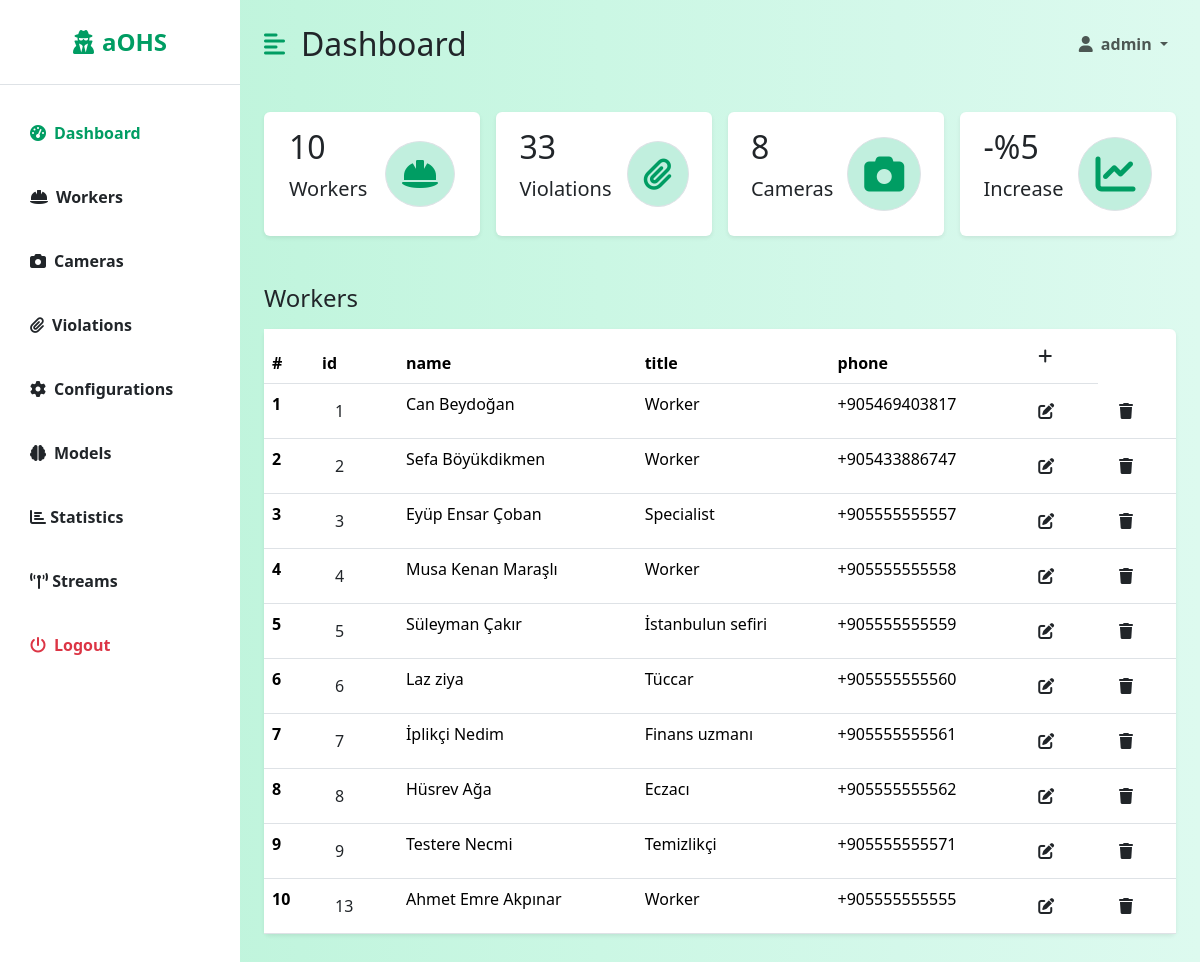
Page /dashboard/workers/ (signed in) on the committed database.
### backend/models.py (models this page shows, shortened)
class Worker(models.Model):
    phone_regex = RegexValidator(regex=r'^\+905[0-9]{9}$',
                                 message="Phone number should be in '+905555555555' format")
    id = models.AutoField(primary_key=True)
    name = models.CharField(max_length=100, null=False)
    title = models.CharField(max_length=100, null=False)
    phone = models.CharField(validators=[phone_regex], max_length=17, unique=True, null=False)
    active = models.BooleanField(default=True, null=False)
    created = models.DateTimeField(auto_now_add=True)
    modified = models.DateTimeField(auto_now=True)

### dashboard/views/worker_views.py (the view)
# urls.py: path('workers/', WorkerView.as_view()),
class WorkerView(LoginRequiredMixin, View, GetCountsMixin):
    login_url = '/login/'
    redirect_field_name = 'redirect_to'
    def get(self, request):
        headers = ['id', 'name', 'title', 'phone']
        workers = Worker.objects.filter(active=True)
        return render(request, 'dashboard/listWorker.html',
                      {'headers': headers, 'data': workers, 'counts': super().get_counts()})

### dashboard/views/mixins.py (called while the page is built)
    def get_counts(self):
        counts = {
            'workers': Worker.objects.filter(active=True).count(),
            'violations': Violation.objects.filter(valid=True).count(),
            'cameras': Camera.objects.count(),
        }
        return counts

### dashboard/templates/dashboard/listWorker.html
{% extends 'dashboard/dashboard.html' %}
{% block table %}
    <h3 class="fs-4 mb-3">Workers</h3>
    <table class="table bg-white rounded shadow-sm  table-hover">
        <thead>
        <tr>
            <th scope="col" width="50">#</th>
            {% for header in headers %}
                <th scope="col">{{ header }}</th>
            {% endfor %}
            <th><a class="btn" href="/dashboard/workers/add/"><i class="fa fa-plus"></i></a></th>
        </tr>
        </thead>
        <tbody>
        {% for datum in data %}
            <tr>
                <th scope="row">{{ forloop.counter }}</th>
                <td><a class="btn" href="/dashboard/violations/worker/{{ datum.id }}">{{ datum.id }}</a></td>
                <td>{{ datum.name }}</td>
                <td>{{ datum.title }}</td>
                <td>{{ datum.phone }} </td>
                <th><a class="btn" href="/dashboard/workers/edit/{{ datum.id }}/"><i class="fa fa-edit"></i></a></th>
                <th><a class="btn" href="/dashboard/workers/delete/{{ datum.id }}/"><i class="fa fa-trash"></i></a></th>
            </tr>
        {% endfor %}
        </tbody>
    </table>
{% endblock %}

### dashboard/templates/dashboard/dashboard.html (shortened to what this page needs)
{% extends 'base.html' %}
{% block dashboard %}
    <div class="d-flex" id="wrapper">
        <div class="bg-white" id="sidebar-wrapper">
            <div class="sidebar-heading text-center py-4 primary-text fs-4 fw-bold  border-bottom"><i
                    class="fas fa-user-secret me-2"></i>aOHS</div>
            <div class="list-group list-group-flush my-3">
                <a href="/dashboard/" class="list-group-item list-group-item-action bg-transparent second-text active"><i
                        class="fas fa-tachometer-alt me-2"></i>Dashboard</a>
                <a href="/dashboard/workers/" class="list-group-item list-group-item-action bg-transparent second-text fw-bold"><i
                        class="fas fa-hard-hat me-2"></i>Workers</a>
                <a href="/dashboard/cameras/" class="list-group-item list-group-item-action bg-transparent second-text fw-bold"><i
                        class="fas fa-camera me-2"></i>Cameras</a>
                <a href="/dashboard/violations/" class="list-group-item list-group-item-action bg-transparent second-text fw-bold"><i
                        class="fas fa-paperclip me-2"></i>Violations</a>
                <a href="/dashboard/configurations/" class="list-group-item list-group-item-action bg-transparent second-text fw-bold"><i
                        class="fas fa-cog me-2"></i>Configurations</a>
                <a href="/dashboard/models/" class="list-group-item list-group-item-action bg-transparent second-text fw-bold"><i
                        class="fas fa-brain me-2"></i>Models</a>
                <a href="/dashboard/statistics/" class="list-group-item list-group-item-action bg-transparent second-text fw-bold"><i
                        class="fa fa-bar-chart"></i> Statistics</a>
                <a href="/dashboard/streams/" class="list-group-item list-group-item-action bg-transparent second-text fw-bold"><i
                        class="fa fa-broadcast-tower fa-flip"></i> Streams</a>
                <a href="/logout" class="list-group-item list-group-item-action bg-transparent text-danger fw-bold"><i
                        class="fas fa-power-off me-2"></i>Logout</a>
            </div>
        </div>
        <div id="page-content-wrapper">
            <nav class="navbar navbar-expand-lg navbar-light bg-transparent py-4 px-4">
                <div class="d-flex align-items-center">
                    <i class="fas fa-align-left primary-text fs-4 me-3" id="menu-toggle"></i>
                    <h2 class="fs-2 m-0">Dashboard</h2>
                </div>
                <div class="collapse navbar-collapse" id="navbarSupportedContent">
                    <ul class="navbar-nav ms-auto mb-2 mb-lg-0">
                        <li class="nav-item dropdown">
                            <a class="nav-link dropdown-toggle second-text fw-bold" href="#" id="navbarDropdown"
                                role="button" data-bs-toggle="dropdown" aria-expanded="false">
                                <i class="fas fa-user me-2"></i>{{ user.username }}
                            </a>
                        </li>
                    </ul>
                </div>
            </nav>
            <div class="container-fluid px-4">
                <div class="row g-3 my-2">
                    <div class="col-md-3">
                        <div class="p-3 bg-white shadow-sm d-flex justify-content-around align-items-center rounded">
                            <div>
                                <h3 class="fs-2">{{ counts.workers }}</h3>
                                <p class="fs-5">Workers</p>
                            </div>
                            <i class="fas fa-hard-hat fs-2 primary-text border rounded-full secondary-bg p-3"></i>
                        </div>
                    </div>
                    <div class="col-md-3">
                        <div class="p-3 bg-white shadow-sm d-flex justify-content-around align-items-center rounded">
                            <div>
                                <h3 class="fs-2">{{ counts.violations }}</h3>
                                <p class="fs-5">Violations</p>
                            </div>
                            <i
                                class="fas fa-paperclip fs-2 primary-text border rounded-full secondary-bg p-3"></i>
                        </div>
                    </div>
                    <div class="col-md-3">
                        <div class="p-3 bg-white shadow-sm d-flex justify-content-around align-items-center rounded">
                            <div>
                                <h3 class="fs-2">{{ counts.cameras }}</h3>
                                <p class="fs-5">Cameras</p>
                            </div>
                            <i class="fas fa-camera  fs-1 primary-text border rounded-full secondary-bg p-3"></i>
                        </div>
                    </div>
                    <div class="col-md-3">
                        <div class="p-3 bg-white shadow-sm d-flex justify-content-around align-items-center rounded">
                            <div>
                                <h3 class="fs-2">-%5</h3>
                                <p class="fs-5">Increase</p>
                            </div>
                            <i class="fas fa-chart-line fs-1 primary-text border rounded-full secondary-bg p-3"></i>
                        </div>
                    </div>
                </div>
                <div class="row my-5">
                    <div class="col">
                        {% block table %}
                        {% endblock %}
                    </div>
                </div>
            </div>
        </div>
    </div>
{% endblock %}

### templates/base.html (style rules this page uses)
:root { --main-bg-color: #009d63; --main-text-color: #009d63; --second-text-color: #bbbec5; --second-bg-color: #c1efde; }
.primary-text { color: var(--main-text-color); }
.secondary-bg { background-color: var(--second-bg-color); }
.rounded-full { border-radius: 100%; }
#wrapper { overflow-x: hidden; background-image: linear-gradient( to right, #baf3d7, #c2f5de, #cbf7e4, #d4f8ea, #ddfaef ); }
#sidebar-wrapper { min-height: 100vh; margin-left: -15rem; transition: margin 0.25s ease-out; }
#sidebar-wrapper .sidebar-heading { padding: 0.875rem 1.25rem; font-size: 1.2rem; }
#sidebar-wrapper .list-group { width: 15rem; }
#page-content-wrapper { min-width: 100vw; }
#menu-toggle { cursor: pointer; }
.list-group-item { border: none; padding: 20px 30px; }
.list-group-item.active { background-color: transparent; color: var(--main-text-color); font-weight: bold; border: none; }
@media (min-width: 768px) { #sidebar-wrapper { margin-left: 0; } }
@media (min-width: 768px) { #page-content-wrapper { min-width: 0; width: 100%; } }

### rows in the picture
Worker: id "1", name "Can Beydoğan", title "Worker", phone "+905469403817"
Worker: id "2", name "Sefa Böyükdikmen", title "Worker", phone "+905433886747"
Worker: id "3", name "Eyüp Ensar Çoban", title "Specialist", phone "+905555555557"
Worker: id "4", name "Musa Kenan Maraşlı", title "Worker", phone "+905555555558"
Worker: id "5", name "Süleyman Çakır", title "İstanbulun sefiri", phone "+905555555559"
Worker: id "6", name "Laz ziya", title "Tüccar", phone "+905555555560"
Worker: id "7", name "İplikçi Nedim", title "Finans uzmanı", phone "+905555555561"
Worker: id "8", name "Hüsrev Ağa", title "Eczacı", phone "+905555555562"
Worker: id "9", name "Testere Necmi", title "Temizlikçi", phone "+905555555571"
Worker: id "13", name "Ahmet Emre Akpınar", title "Worker", phone "+905555555555"

### other values in the picture
{{ user.username }} "admin"
{{ counts.workers }} "10"
{{ counts.violations }} "33"
{{ counts.cameras }} "8"
{{ header }} "id" "name" "title" "phone"
